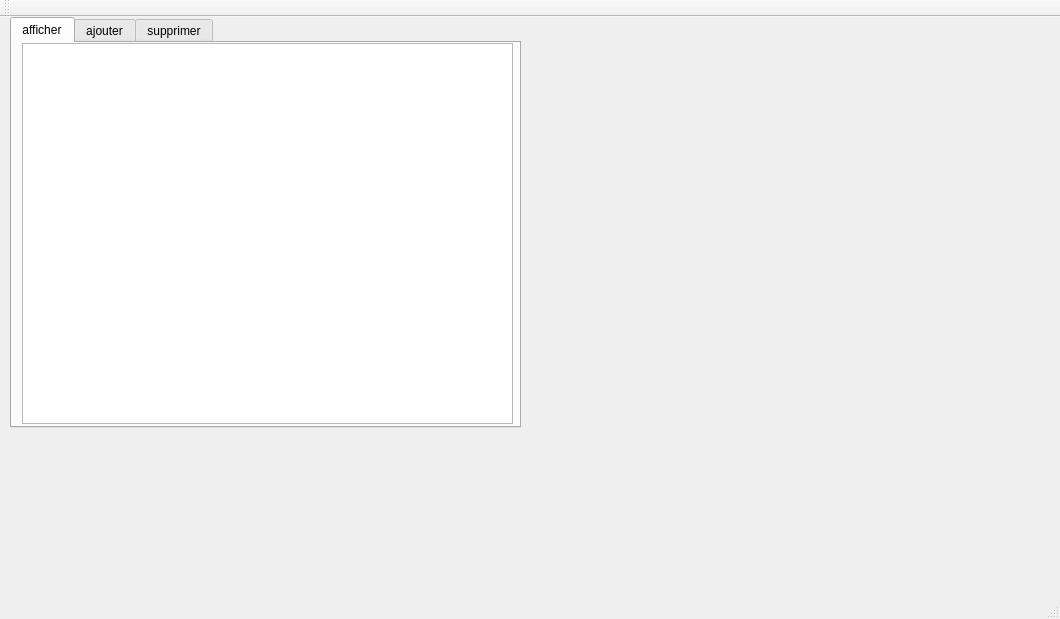
<?xml version="1.0" encoding="UTF-8"?>
<ui version="4.0">
 <class>MainWindow</class>
 <widget class="QMainWindow" name="MainWindow">
  <property name="geometry">
   <rect>
    <x>0</x>
    <y>0</y>
    <width>1060</width>
    <height>619</height>
   </rect>
  </property>
  <property name="windowTitle">
   <string>Gestion des Clients</string>
  </property>
  <widget class="QWidget" name="centralWidget">
   <widget class="QTabWidget" name="tabWidget">
    <property name="geometry">
     <rect>
      <x>10</x>
      <y>0</y>
      <width>511</width>
      <height>411</height>
     </rect>
    </property>
    <property name="currentIndex">
     <number>0</number>
    </property>
    <widget class="QWidget" name="tab_2">
     <attribute name="title">
      <string>afficher</string>
     </attribute>
     <widget class="QTableView" name="tab_employe">
      <property name="geometry">
       <rect>
        <x>10</x>
        <y>0</y>
        <width>491</width>
        <height>381</height>
       </rect>
      </property>
     </widget>
    </widget>
    <widget class="QWidget" name="tab">
     <attribute name="title">
      <string>ajouter</string>
     </attribute>
     <widget class="QLineEdit" name="le_id">
      <property name="geometry">
       <rect>
        <x>130</x>
        <y>10</y>
        <width>131</width>
        <height>31</height>
       </rect>
      </property>
     </widget>
     <widget class="QLineEdit" name="le_nom">
      <property name="geometry">
       <rect>
        <x>130</x>
        <y>111</y>
        <width>131</width>
        <height>31</height>
       </rect>
      </property>
     </widget>
     <widget class="QLineEdit" name="le_mdp">
      <property name="geometry">
       <rect>
        <x>130</x>
        <y>260</y>
        <width>131</width>
        <height>31</height>
       </rect>
      </property>
     </widget>
     <widget class="QLabel" name="label_4">
      <property name="geometry">
       <rect>
        <x>10</x>
        <y>260</y>
        <width>101</width>
        <height>41</height>
       </rect>
      </property>
      <property name="text">
       <string>Password</string>
      </property>
     </widget>
     <widget class="QLabel" name="label_3">
      <property name="geometry">
       <rect>
        <x>10</x>
        <y>110</y>
        <width>91</width>
        <height>41</height>
       </rect>
      </property>
      <property name="text">
       <string>Noun</string>
      </property>
     </widget>
     <widget class="QLabel" name="label">
      <property name="geometry">
       <rect>
        <x>10</x>
        <y>10</y>
        <width>81</width>
        <height>41</height>
       </rect>
      </property>
      <property name="text">
       <string>ID</string>
      </property>
     </widget>
     <widget class="QLineEdit" name="le_cin">
      <property name="geometry">
       <rect>
        <x>130</x>
        <y>61</y>
        <width>131</width>
        <height>31</height>
       </rect>
      </property>
     </widget>
     <widget class="QLabel" name="label_2">
      <property name="geometry">
       <rect>
        <x>10</x>
        <y>60</y>
        <width>91</width>
        <height>41</height>
       </rect>
      </property>
      <property name="text">
       <string>CIN</string>
      </property>
     </widget>
     <widget class="QLineEdit" name="le_occupation">
      <property name="geometry">
       <rect>
        <x>130</x>
        <y>210</y>
        <width>131</width>
        <height>31</height>
       </rect>
      </property>
     </widget>
     <widget class="QLabel" name="label_6">
      <property name="geometry">
       <rect>
        <x>10</x>
        <y>160</y>
        <width>91</width>
        <height>41</height>
       </rect>
      </property>
      <property name="text">
       <string>Adress</string>
      </property>
     </widget>
     <widget class="QLineEdit" name="le_adresse">
      <property name="geometry">
       <rect>
        <x>130</x>
        <y>160</y>
        <width>131</width>
        <height>31</height>
       </rect>
      </property>
      <property name="text">
       <string/>
      </property>
     </widget>
     <widget class="QLabel" name="label_5">
      <property name="geometry">
       <rect>
        <x>10</x>
        <y>210</y>
        <width>121</width>
        <height>41</height>
       </rect>
      </property>
      <property name="text">
       <string>Occupation</string>
      </property>
     </widget>
     <widget class="QPushButton" name="pb_ajouter">
      <property name="geometry">
       <rect>
        <x>320</x>
        <y>280</y>
        <width>75</width>
        <height>23</height>
       </rect>
      </property>
      <property name="text">
       <string>Ajouter</string>
      </property>
     </widget>
    </widget>
    <widget class="QWidget" name="tab_3">
     <attribute name="title">
      <string>supprimer</string>
     </attribute>
     <widget class="QLabel" name="label_7">
      <property name="geometry">
       <rect>
        <x>150</x>
        <y>30</y>
        <width>56</width>
        <height>16</height>
       </rect>
      </property>
      <property name="text">
       <string>ID</string>
      </property>
     </widget>
     <widget class="QLineEdit" name="le_id_sup">
      <property name="geometry">
       <rect>
        <x>100</x>
        <y>70</y>
        <width>113</width>
        <height>22</height>
       </rect>
      </property>
     </widget>
     <widget class="QPushButton" name="pushButton">
      <property name="geometry">
       <rect>
        <x>110</x>
        <y>140</y>
        <width>93</width>
        <height>28</height>
       </rect>
      </property>
      <property name="text">
       <string>supprimer</string>
      </property>
     </widget>
    </widget>
   </widget>
  </widget>
  <widget class="QMenuBar" name="menuBar">
   <property name="geometry">
    <rect>
     <x>0</x>
     <y>0</y>
     <width>1060</width>
     <height>26</height>
    </rect>
   </property>
  </widget>
  <widget class="QToolBar" name="mainToolBar">
   <attribute name="toolBarArea">
    <enum>TopToolBarArea</enum>
   </attribute>
   <attribute name="toolBarBreak">
    <bool>false</bool>
   </attribute>
  </widget>
  <widget class="QStatusBar" name="statusBar"/>
 </widget>
 <layoutdefault spacing="6" margin="11"/>
 <resources/>
 <connections/>
</ui>
